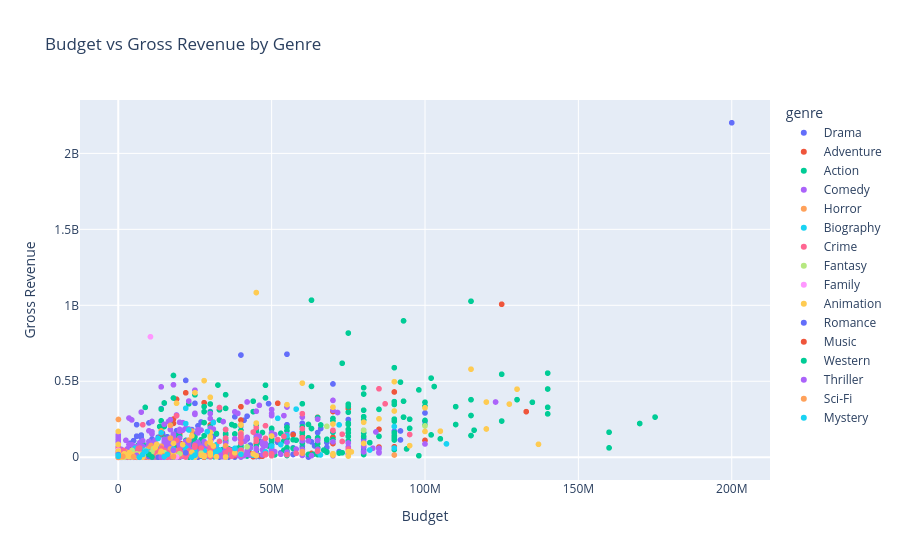

Notebook source saved alongside this figure:
### Code cell
# Exercise 4
# Create a scatter plot showing the relationship between movie budget and gross revenue.
# Requirements:
# Color the points by genre.
# Display the movie name when hovering over a point.
# Add an appropriate chart title
scatter_data = movies.dropna(subset=["budget", "gross"])
fig = px.scatter(scatter_data,x="budget",y="gross",color="genre",
                 hover_name="name",
                 title="Budget vs Gross Revenue by Genre")
fig.update_layout(xaxis_title="Budget",
                  yaxis_title="Gross Revenue",
                  height=700
                 )
fig.show()

### Figure 1 — Plotly figure (JSON) as saved in the notebook; plotly's stock layout.template omitted (floating-point values rounded to 4 significant figures; data arrays with more than 128 entries replaced by an {"elided": "..."} marker saying what was removed)
{"data": [{"hovertemplate": "<b>%{hovertext}</b><br><br>genre=Drama<br>budget=%{x}<br>gross=%{y}<extra></extra>", "hovertext": {"elided": "767 str values"}, "legendgroup": "Drama", "marker": {"color": "#636efa", "symbol": "circle"}, "mode": "markers", "name": "Drama", "showlegend": true, "type": "scattergl", "x": {"elided": "767 int values"}, "xaxis": "x", "y": {"elided": "767 int values"}, "yaxis": "y"}, {"hovertemplate": "<b>%{hovertext}</b><br><br>genre=Adventure<br>budget=%{x}<br>gross=%{y}<extra></extra>", "hovertext": {"elided": "224 str values"}, "legendgroup": "Adventure", "marker": {"color": "#EF553B", "symbol": "circle"}, "mode": "markers", "name": "Adventure", "showlegend": true, "type": "scattergl", "x": {"elided": "224 int values"}, "xaxis": "x", "y": {"elided": "224 int values"}, "yaxis": "y"}, {"hovertemplate": "<b>%{hovertext}</b><br><br>genre=Action<br>budget=%{x}<br>gross=%{y}<extra></extra>", "hovertext": {"elided": "744 str values"}, "legendgroup": "Action", "marker": {"color": "#00cc96", "symbol": "circle"}, "mode": "markers", "name": "Action", "showlegend": true, "type": "scattergl", "x": {"elided": "744 int values"}, "xaxis": "x", "y": {"elided": "744 int values"}, "yaxis": "y"}, {"hovertemplate": "<b>%{hovertext}</b><br><br>genre=Comedy<br>budget=%{x}<br>gross=%{y}<extra></extra>", "hovertext": {"elided": "1304 str values"}, "legendgroup": "Comedy", "marker": {"color": "#ab63fa", "symbol": "circle"}, "mode": "markers", "name": "Comedy", "showlegend": true, "type": "scattergl", "x": {"elided": "1304 int values"}, "xaxis": "x", "y": {"elided": "1304 int values"}, "yaxis": "y"}, {"hovertemplate": "<b>%{hovertext}</b><br><br>genre=Horror<br>budget=%{x}<br>gross=%{y}<extra></extra>", "hovertext": {"elided": "144 str values"}, "legendgroup": "Horror", "marker": {"color": "#FFA15A", "symbol": "circle"}, "mode": "markers", "name": "Horror", "showlegend": true, "type": "scattergl", "x": {"elided": "144 int values"}, "xaxis": "x", "y": {"elided": "144 int values"}, "yaxis": "y"}, {"hovertemplate": "<b>%{hovertext}</b><br><br>genre=Biography<br>budget=%{x}<br>gross=%{y}<extra></extra>", "hovertext": {"elided": "166 str values"}, "legendgroup": "Biography", "marker": {"color": "#19d3f3", "symbol": "circle"}, "mode": "markers", "name": "Biography", "showlegend": true, "type": "scattergl", "x": {"elided": "166 int values"}, "xaxis": "x", "y": {"elided": "166 int values"}, "yaxis": "y"}, {"hovertemplate": "<b>%{hovertext}</b><br><br>genre=Crime<br>budget=%{x}<br>gross=%{y}<extra></extra>", "hovertext": {"elided": "296 str values"}, "legendgroup": "Crime", "marker": {"color": "#FF6692", "symbol": "circle"}, "mode": "markers", "name": "Crime", "showlegend": true, "type": "scattergl", "x": {"elided": "296 int values"}, "xaxis": "x", "y": {"elided": "296 int values"}, "yaxis": "y"}, {"hovertemplate": "<b>%{hovertext}</b><br><br>genre=Fantasy<br>budget=%{x}<br>gross=%{y}<extra></extra>", "hovertext": ["Xanadu", "Cat People", "Something Wicked This Way Comes", "Fright Night", "The Bride", "A Nightmare on Elm Street 3: Dream Warriors", "Creepshow 2", "The Gate", "Maid to Order", "Child's Play", "Pumpkinhead", "The Serpent and the Rainbow", "Lady in White", "Pet Sematary", "A Nightmare on Elm Street 5: The Dream Child", "Gate 2: The Trespassers", "Freddy's Dead: The Final Nightmare", "Sleepwalkers", "Pet Sematary II", "Jason Goes to Hell: the Final Friday", "Cronos", "New Nightmare", "The City of Lost Children", "Hideaway", "Thinner", "Wishmaster", "The Night Flier", "Dark City", "Sleepy Hollow", "The Haunting", "Vanilla Sky", "Thir13en Ghosts"], "legendgroup": "Fantasy", "marker": {"color": "#B6E880", "symbol": "circle"}, "mode": "markers", "name": "Fantasy", "showlegend": true, "type": "scattergl", "x": [20000000, 18000000, 19000000, 9000000, 13000000, 4500000, 3500000, 0, 3000000, 9000000, 3500000, 7000000, 4700000, 11500000, 6000000, 6500000, 11000000, 15000000, 8000000, 3000000, 2000000, 8000000, 18000000, 15000000, 8500000, 5000000, 1000000, 27000000, 100000000, 80000000, 68000000, 42000000], "xaxis": "x", "y": [22762571, 7000000, 8400000, 24922237, 3558669, 44793222, 14000000, 13539458, 9868521, 44196684, 4385516, 19595031, 1705139, 57470138, 22168359, 2032973, 34872033, 30524763, 17092453, 15935068, 621392, 19721741, 1781465, 12201255, 15315484, 15738769, 125397, 27200316, 206071502, 177311151, 203388341, 68467960], "yaxis": "y"}, {"hovertemplate": "<b>%{hovertext}</b><br><br>genre=Family<br>budget=%{x}<br>gross=%{y}<extra></extra>", "hovertext": ["The Watcher in the Woods", "E.T. the Extra-Terrestrial", "D.A.R.Y.L.", "One Magic Christmas", "Nutcracker", "The Nutcracker", "Miracle on 34th Street", "Lassie"], "legendgroup": "Family", "marker": {"color": "#FF97FF", "symbol": "circle"}, "mode": "markers", "name": "Family", "showlegend": true, "type": "scattergl", "x": [0, 10500000, 0, 0, 0, 19000000, 0, 0], "xaxis": "x", "y": [5000000, 792910554, 7840873, 13677222, 781727, 2119994, 46264384, 9979683], "yaxis": "y"}, {"hovertemplate": "<b>%{hovertext}</b><br><br>genre=Animation<br>budget=%{x}<br>gross=%{y}<extra></extra>", "hovertext": ["Bon Voyage, Charlie Brown (and Don't Come Back!!)", "The King and the Mockingbird", "The Fox and the Hound", "The Secret of NIMH", "The Last Unicorn", "Bugs Bunny's 3rd Movie: 1001 Rabbit Tales", "Heidi's Song", "Fire and Ice", "Rock & Rule", "Nausicaä of the Valley of the Wind", "The Black Cauldron", "The Adventures of Mark Twain", "He-Man and She-Ra: The Secret of the Sword", "Starchaser: The Legend of Orin", "The Care Bears Movie", "Rainbow Brite and the Star Stealer", "Here Come the Littles", "An American Tail", "The Great Mouse Detective", "The Transformers: the Movie", "When the Wind Blows", "My Little Pony: The Movie", "Care Bears Movie II: A New Generation", "The Chipmunk Adventure", "Gandahar", "Who Framed Roger Rabbit", "Akira", "My Neighbor Totoro", "The Land Before Time", "Oliver & Company", "The Little Mermaid", "All Dogs Go to Heaven", "Little Nemo: Adventures in Slumberland", "Happily Ever After", "The Rescuers Down Under", "DuckTales the Movie: Treasure of the Lost Lamp", "Jetsons: The Movie", "Beauty and the Beast", "Only Yesterday", "An American Tail: Fievel Goes West", "Rock-A-Doodle", "The Princess and the Goblin", "Aladdin", "Cool World", "FernGully: The Last Rainforest", "Tom and Jerry: The Movie", "Bébé's Kids", "The Nightmare Before Christmas", "Batman: Mask of the Phantasm", "We're Back! A Dinosaur's Story", "Once Upon a Forest", "The Thief and the Cobbler", "The Lion King", "The Pagemaster", "Thumbelina", "The Swan Princess", "A Troll in Central Park", "Toy Story", "Pocahontas", "A Goofy Movie", "Ghost in the Shell", "Balto", "The Pebble and the Penguin", "Space Jam", "The Hunchback of Notre Dame", "James and the Giant Peach", "Beavis and Butt-Head Do America", "All Dogs Go to Heaven 2", "Hercules", "Princess Mononoke", "Anastasia", "Perfect Blue", "Cats Don't Dance", "A Bug's Life", "Mulan", "The Prince of Egypt", "Antz", "Pokémon: The First Movie - Mewtwo Strikes Back", "Quest for Camelot", "The Rugrats Movie", "Spriggan", "Toy Story 2", "Tarzan", "The Iron Giant", "South Park: Bigger, Longer & Uncut", "Fantasia 2000", "Pokémon the Movie 2000", "Jin-Roh: The Wolf Brigade", "The King and I", "Chicken Run", "The Emperor's New Groove", "The Road to El Dorado", "Dinosaur", "Titan A.E.", "The Adventures of Rocky & Bullwinkle", "Vampire Hunter D: Bloodlust", "Rugrats in Paris", "The Tigger Movie", "Digimon: The Movie", "Monsters, Inc.", "Spirited Away", "Shrek", "Atlantis: The Lost Empire", "Osmosis Jones", "Monkeybone", "Waking Life", "Jimmy Neutron: Boy Genius", "Cowboy Bebop: The Movie", "Final Fantasy: The Spirits Within", "Millennium Actress"], "legendgroup": "Animation", "marker": {"color": "#FECB52", "symbol": "circle"}, "mode": "markers", "name": "Animation", "showlegend": true, "type": "scattergl", "x": [0, 0, 12000000, 7000000, 3500000, 0, 0, 1200000, 8000000, 1000000, 44000000, 0, 2000000, 15000000, 2000000, 0, 0, 0, 14000000, 6000000, 0, 0, 0, 0, 0, 70000000, 0, 3700000, 12500000, 31000000, 40000000, 13800000, 35000000, 0, 30000000, 0, 0, 25000000, 0, 0, 18000000, 10000000, 28000000, 30000000, 24000000, 8000000, 0, 18000000, 6000000, 0, 13000000, 25000000, 45000000, 27000000, 28000000, 45000000, 0, 30000000, 55000000, 18000000, 0, 0, 28000000, 80000000, 100000000, 38000000, 12000000, 0, 85000000, 0, 50000000, 0, 32000000, 120000000, 90000000, 70000000, 105000000, 30000000, 40000000, 24000000, 0, 90000000, 130000000, 70000000, 21000000, 80000000, 30000000, 0, 25000000, 45000000, 100000000, 95000000, 127500000, 75000000, 76000000, 0, 30000000, 30000000, 5000000, 115000000, 19000000, 60000000, 120000000, 70000000, 75000000, 0, 30000000, 0, 137000000, 0], "xaxis": "x", "y": [2013193, 167451, 63456988, 14665733, 6455330, 78350, 5124391, 760883, 30379, 8736506, 21288692, 849915, 7660857, 3360800, 22934622, 4889971, 6565359, 84542002, 38625550, 5860601, 5274, 5958456, 8540346, 6804312, 370698, 329803958, 2562351, 30550920, 84460846, 74151346, 211343479, 27100027, 1368000, 3299382, 27931461, 18115724, 20305841, 424967620, 545825, 40766041, 11657385, 2105078, 504050219, 14110589, 32710894, 3560469, 8442162, 91491247, 5635204, 9317021, 6582052, 669276, 1083720877, 13670688, 11373501, 9771658, 71368, 394436586, 346079773, 35348597, 516540, 11349090, 3983912, 230418342, 325338851, 28946127, 63118386, 8620678, 252712101, 169785704, 139804348, 563130, 3566637, 363258859, 304320254, 218613188, 171757863, 163644662, 22510798, 140894675, 25824, 497375381, 448191819, 23180087, 83137603, 90874570, 133949270, 94591, 11993021, 224834564, 169661687, 76432727, 349822765, 36754634, 35134820, 151086, 103291131, 96159800, 16643191, 579707738, 355475245, 487853320, 186053725, 14026418, 7622365, 3176880, 102992536, 3007903, 85131830, 262891], "yaxis": "y"}, {"hovertemplate": "<b>%{hovertext}</b><br><br>genre=Romance<br>budget=%{x}<br>gross=%{y}<extra></extra>", "hovertext": ["Eye of the Needle", "Starman", "Love Crimes", "The Piano Player", "The House of Mirth", "Love's Labour's Lost"], "legendgroup": "Romance", "marker": {"color": "#636efa", "symbol": "circle"}, "mode": "markers", "name": "Romance", "showlegend": true, "type": "scattergl", "x": [0, 22000000, 0, 0, 10000000, 13000000], "xaxis": "x", "y": [17583634, 28744356, 2287928, 646532, 5164404, 299792], "yaxis": "y"}, {"hovertemplate": "<b>%{hovertext}</b><br><br>genre=Music<br>budget=%{x}<br>gross=%{y}<extra></extra>", "hovertext": ["Diva"], "legendgroup": "Music", "marker": {"color": "#EF553B", "symbol": "circle"}, "mode": "markers", "name": "Music", "showlegend": true, "type": "scattergl", "x": [0], "xaxis": "x", "y": [110014], "yaxis": "y"}, {"hovertemplate": "<b>%{hovertext}</b><br><br>genre=Western<br>budget=%{x}<br>gross=%{y}<extra></extra>", "hovertext": ["Comin' at Ya!", "Barbarosa", "Posse"], "legendgroup": "Western", "marker": {"color": "#00cc96", "symbol": "circle"}, "mode": "markers", "name": "Western", "showlegend": true, "type": "scattergl", "x": [0, 11000000, 10000000], "xaxis": "x", "y": [12000000, 1736123, 18289763], "yaxis": "y"}, {"hovertemplate": "<b>%{hovertext}</b><br><br>genre=Thriller<br>budget=%{x}<br>gross=%{y}<extra></extra>", "hovertext": ["The Seduction", "The Lords of Discipline", "Subway", "Defense of the Realm", "The Whistle Blower", "The Fourth Protocol", "The House on Carroll Street", "Pacific Heights"], "legendgroup": "Thriller", "marker": {"color": "#ab63fa", "symbol": "circle"}, "mode": "markers", "name": "Thriller", "showlegend": true, "type": "scattergl", "x": [0, 0, 0, 0, 0, 6000000, 14000000, 18000000], "xaxis": "x", "y": [11378339, 11787127, 390659, 750000, 1500000, 12423831, 459824, 44926706], "yaxis": "y"}, {"hovertemplate": "<b>%{hovertext}</b><br><br>genre=Sci-Fi<br>budget=%{x}<br>gross=%{y}<extra></extra>", "hovertext": ["Jekyll and Hyde... Together Again", "Kamikaze 89", "Brainstorm", "The Manhattan Project", "Hardware"], "legendgroup": "Sci-Fi", "marker": {"color": "#FFA15A", "symbol": "circle"}, "mode": "markers", "name": "Sci-Fi", "showlegend": true, "type": "scattergl", "x": [5000000, 0, 15000000, 18000000, 1500000], "xaxis": "x", "y": [3792188, 22440, 10219460, 3900000, 5728953], "yaxis": "y"}, {"hovertemplate": "<b>%{hovertext}</b><br><br>genre=Mystery<br>budget=%{x}<br>gross=%{y}<extra></extra>", "hovertext": ["D.O.A.", "Presumed Innocent", "Mortal Thoughts", "Liebestraum", "Defenseless", "Ruby Cairo", "Color of Night", "12 Monkeys", "The Arrival", "Lost Highway", "The Ninth Gate", "The Thirteenth Floor", "Memento"], "legendgroup": "Mystery", "marker": {"color": "#19d3f3", "symbol": "circle"}, "mode": "markers", "name": "Mystery", "showlegend": true, "type": "scattergl", "x": [0, 22000000, 8000000, 6900000, 0, 24000000, 40000000, 29000001, 25000000, 15000000, 38000000, 16000000, 9000000], "xaxis": "x", "y": [12706478, 221303188, 18784957, 133645, 6413375, 608866, 19726050, 168839459, 14063331, 3703548, 58401898, 18564088, 40047078], "yaxis": "y"}], "layout": {"legend": {"title": {"text": "genre"}, "tracegroupgap": 0}, "title": {"text": "Budget vs Gross Revenue by Genre"}, "xaxis": {"anchor": "y", "domain": [0, 1], "title": {"text": "Budget"}}, "yaxis": {"anchor": "x", "domain": [0, 1], "title": {"text": "Gross Revenue"}}}}
